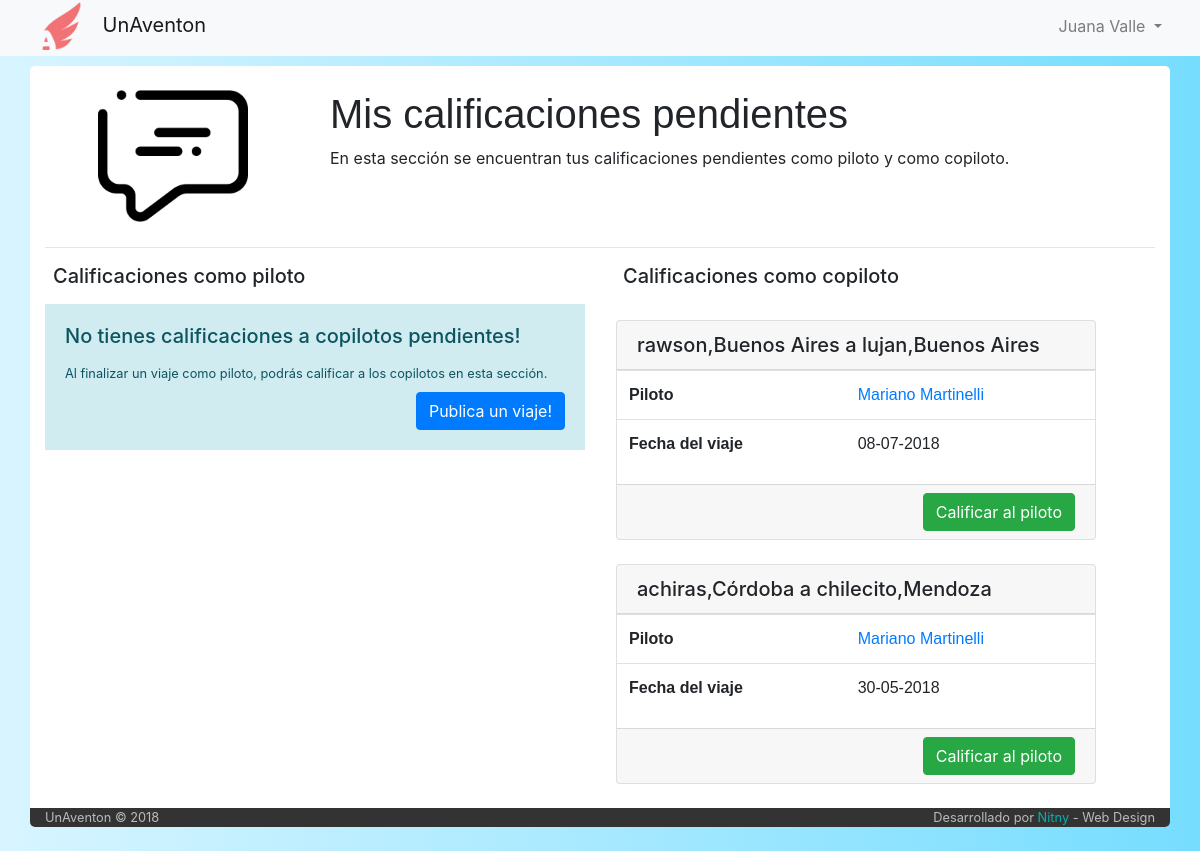
The app's page /calificaciones (signed in), older data.
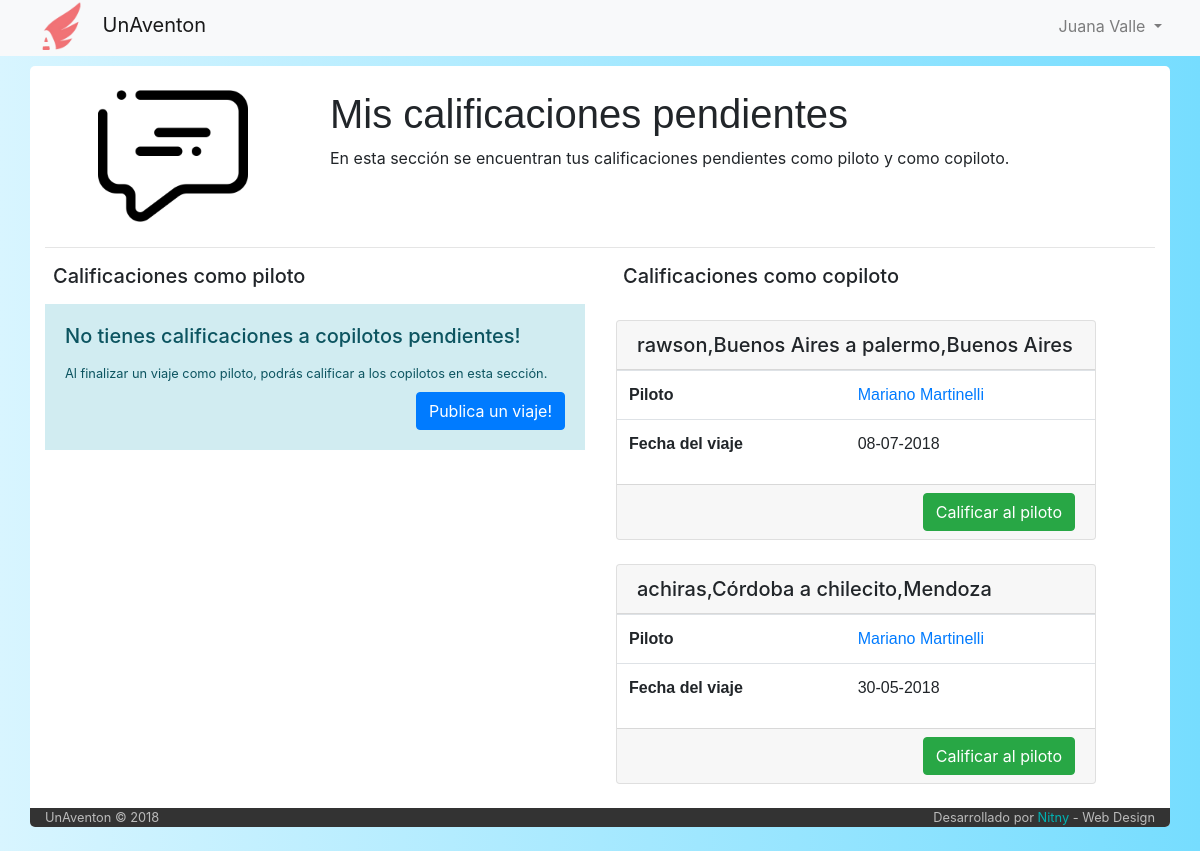
The same page, newer data.
### tables this page shows
CREATE TABLE `calificacion` (
  `idCalificacion` int(6) NOT NULL,
  `idCalificador` int(6) NOT NULL,
  `idCalificado` int(6) NOT NULL,
  `tipo` varchar(10) NOT NULL,
  `idViaje` int(6) NOT NULL,
  `fecha` datetime NOT NULL,
  `calificacion` varchar(6) DEFAULT NULL,
  `comentario` varchar(255) NOT NULL
);

CREATE TABLE `viaje` (
  `idViaje` int(6) NOT NULL,
  `idPiloto` int(6) NOT NULL,
  `idVehiculo` int(6) NOT NULL,
  `fecha_publicacion` datetime NOT NULL,
  `fecha_partida` datetime NOT NULL,
  `tiempo_estimado` int(11) NOT NULL DEFAULT '30',
  `origen` varchar(60) NOT NULL,
  `destino` varchar(60) NOT NULL,
  `asientos_disponibles` int(2) NOT NULL,
  `costo` int(7) NOT NULL,
  `estado` int(1) NOT NULL DEFAULT '1',
  `tipo` varchar(50) NOT NULL DEFAULT 'unico'
);

CREATE TABLE `usuario` (
  `idUser` int(6) NOT NULL,
  `email` varchar(50) NOT NULL,
  `clave` varchar(50) NOT NULL,
  `nombre` varchar(50) NOT NULL,
  `apellido` varchar(50) NOT NULL,
  `admin` int(1) NOT NULL DEFAULT '0',
  `estadoUsuario` int(11) NOT NULL DEFAULT '1',
  `recuperarPassword` int(1) NOT NULL DEFAULT '0'
);

### index.php (called while the page is built, shortened)
<?php
	include ('php/inicio_body.php');
	$router = new Router;
	$vars = $router->get_variables();
	render($vars);
	include ('php/cierre_body.php');

### controller/calificaciones.php (the view, shortened to what this page needs)
<?php
function render($vars = []){
include('php/conexion.php');
$consulta = "SELECT calificacion.idCalificacion, calificacion.idCalificador, calificacion.idCalificado, calificacion.idViaje, viaje.idPiloto, viaje.fecha_partida, viaje.origen, viaje.destino, usuario.nombre, usuario.apellido\n"
    . "FROM calificacion \n"
    . "INNER JOIN viaje ON ((calificacion.idCalificado=viaje.idPiloto) AND (calificacion.idViaje = viaje.idViaje))\n"
    . "INNER JOIN usuario on (calificacion.idCalificado = usuario.idUser)\n"
    . "WHERE (calificacion.idCalificador = $_SESSION[userId]) and (calificacion.calificacion IS NULL)";
$calificaciones_como_copiloto = mysqli_query($conexion, $consulta) or die("Error en la consulta de calificaciones pendientes como copiloto". mysqli_error($conexion));
$consulta = "SELECT calificacion.idCalificacion, calificacion.idCalificador, calificacion.idCalificado, calificacion.idViaje, viaje.idPiloto, viaje.fecha_partida, viaje.origen, viaje.destino, usuario.nombre, usuario.apellido\n"
    . "FROM calificacion\n"
    . "INNER JOIN viaje ON ((calificacion.idCalificador=viaje.idPiloto) AND (calificacion.idViaje = viaje.idViaje))\n"
    . "INNER JOIN usuario on (calificacion.idCalificado = usuario.idUser)\n"
    . "WHERE (calificacion.idCalificador = $_SESSION[userId]) and (calificacion.calificacion IS NULL)"
    . "ORDER BY calificacion.idViaje ASC";
$calificaciones_como_piloto = mysqli_query($conexion, $consulta) or die("Error en la consulta de calificaciones pendientes como piloto". mysqli_error($conexion));
?>
<div class="row">
    <div class="col-md-3" style="text-align: center">
      <img src="img/calificacion.png" alt="imagen de usuario" style="width: 150px; margin-top: 15px">
    </div>
    <div class="col-md-8" style="margin-top: 1.5rem">
      <h1 class="display-6" style="font-family: helvetica;">Mis calificaciones pendientes</h1>
      <p> En esta sección se encuentran tus calificaciones pendientes como piloto y como copiloto. </p>
    </div>
</div>
 <hr>
 <div class="row">
   <div class="col col-md-6">
     <h5 class="px-2">Calificaciones como piloto</h5>
   </div>
   <div class="col col-md-6">
     <h5 class="px-2">Calificaciones como copiloto</h5>
   </div>
</div>
<div class="row">
  <div class="col col-md-6 mCustomScrollbar" data-mcs-theme="dark-3" style="max-height: 520px; overflow: auto;">
  <?php
    if(mysqli_num_rows($calificaciones_como_piloto) == 0){
      ?>
      <div class="alert-info mt-2 mb-4">
        <div class="card-body ">
          <h5 class="card-title">No tienes calificaciones a copilotos pendientes!</h5>
          <small class="card-text">Al finalizar un viaje como piloto, podrás calificar a los copilotos en esta sección.</small>
          <div class="pt-2 my-0 text-right">
            <a href="/altaviaje" class="btn btn-primary">Publica un viaje!</a>
        </div>
        </div>
      </div>
    <?php
  }
     ?>
   </div>
  <div class="col col-md-6 mCustomScrollbar" data-mcs-theme="dark-3" style="max-height: 520px; overflow: auto;">
  <?php
  if(mysqli_num_rows($calificaciones_como_copiloto) == 0){
    ?>
    <div class="alert-info mt-2 mb-4">
      <div class="card-body ">
        <h5 class="card-title">No tienes calificaciones a pilotos pendientes!</h5>
        <small class="card-text">Al finalizar un viaje como copiloto, podrás calificar al piloto en esta sección.</small>
        <div class="pt-2 my-0 text-right">
          <a href="/" class="btn btn-primary">Busca viajes!</a>
      </div>
      </div>
    </div>
  <?php
}
  else{
    while($pendiente_como_copiloto = mysqli_fetch_array($calificaciones_como_copiloto))
    {
  ?>
    <div class="row px-3 my-4">
      <div class="card" style="width: 30rem;">
        <h5 class="card-header h-50"><?php echo $pendiente_como_copiloto['origen'] . ' a ' . $pendiente_como_copiloto['destino']; ?></h5>
        <div class="card-body px-0 py-0">
          <table class="table">
            <tbody>
              <tr>
                <th scope="row">Piloto</th>
                <td><a href="usuario/<?php echo $pendiente_como_copiloto['idCalificado'];?>" target="_blank"><?php echo $pendiente_como_copiloto['nombre'] . ' ' . $pendiente_como_copiloto['apellido']; ?></a></td>
              </tr>
              <tr>
                <th scope="row">Fecha del viaje</th>
                <td><?php $date = date_create($pendiente_como_copiloto['fecha_partida']);
                echo $date->format('d-m-Y');?></td>
              </tr>
            </tbody>
          </table>
        </div>
        <div class="card-footer text-right py-2">
          <a href="#" class="btn btn-success" data-toggle="modal" data-target="#exampleModalCenter<?php echo $pendiente_como_copiloto['idCalificacion'];?>">Calificar al piloto</a>
        </div>
      </div>
    </div>
    <?php
    }
  }
    ?>
  </div>
</div>
<?php
}

Row changes from the older to the newer data that the page shows:
changed through a linked row, calificacion "rawson,Buenos Aires": idViaje.destino "lujan,Buenos Aires" → "palermo,Buenos Aires"
